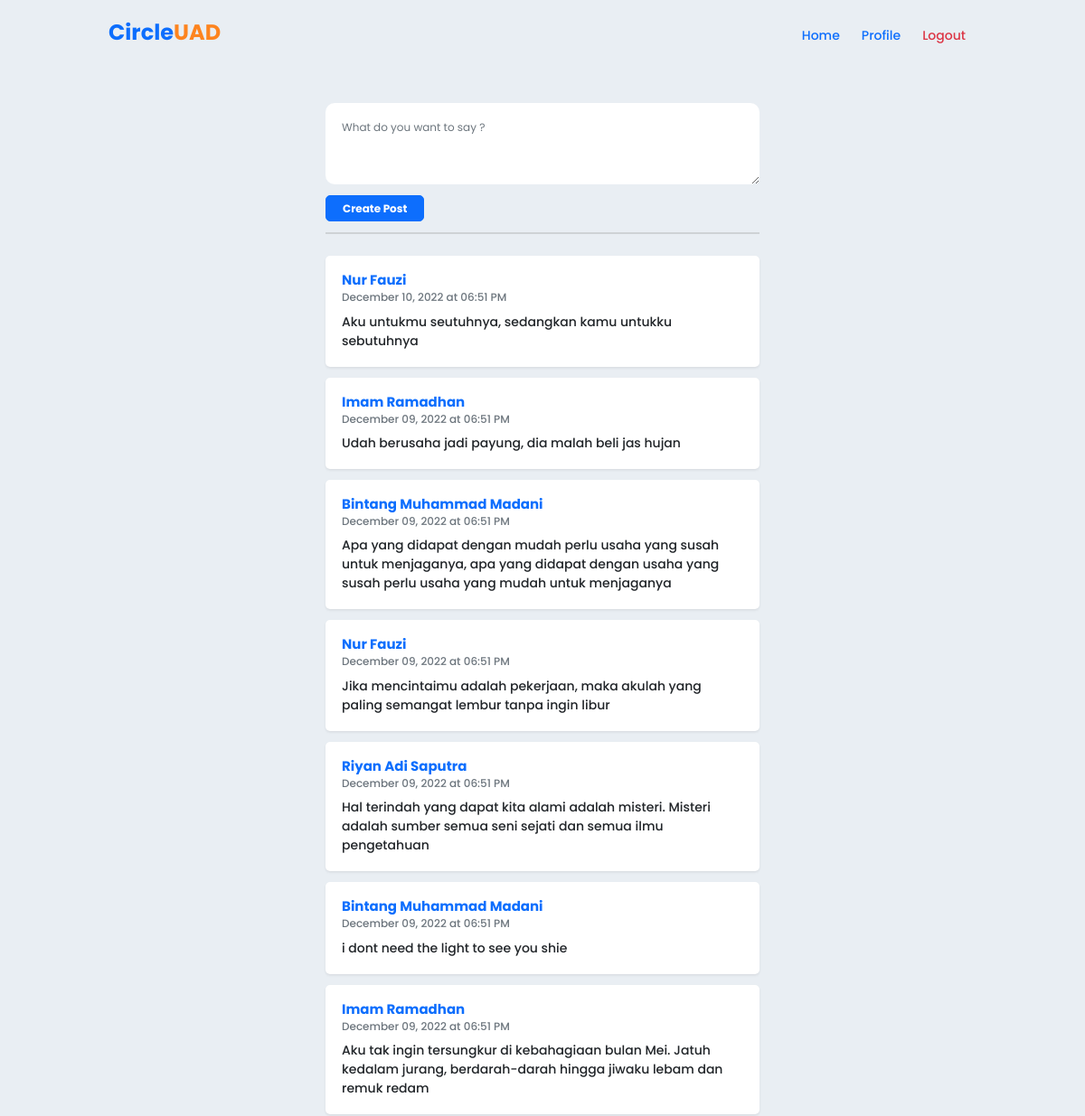
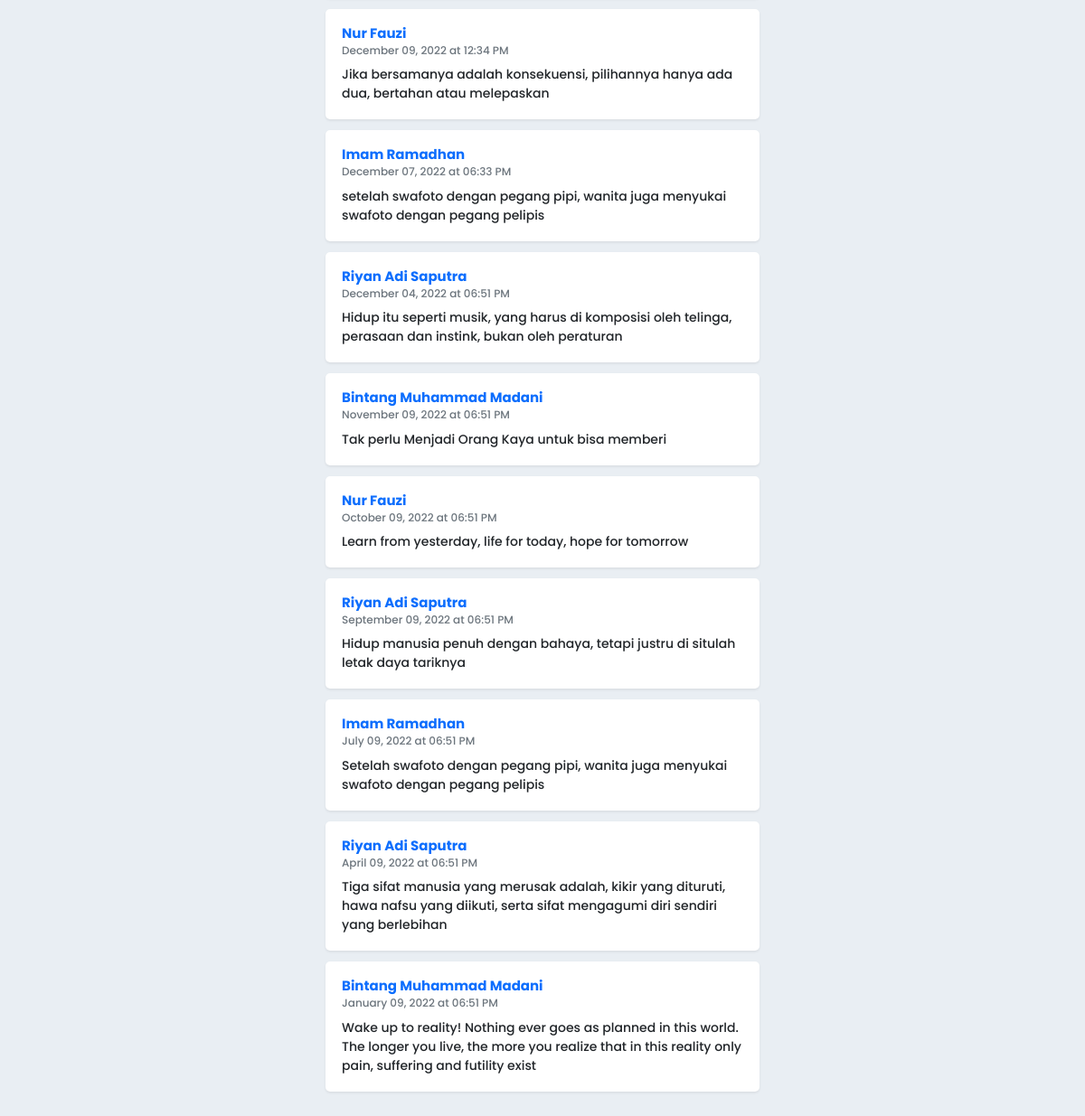
/index.php (signed in), run on the app's committed database (2 pictures, top to bottom).
### tables this page shows
CREATE TABLE `timeline` (
  `id_timeline` int NOT NULL,
  `message` text NOT NULL,
  `created_at` datetime NOT NULL,
  `id_user` int NOT NULL
);

CREATE TABLE `users` (
  `id_user` int NOT NULL,
  `firstname` varchar(50) NOT NULL,
  `lastname` varchar(50) NOT NULL,
  `email` varchar(255) NOT NULL,
  `password` varchar(255) NOT NULL,
  `role` enum('admin','client') NOT NULL DEFAULT 'client'
);

### functions/timeline.php (called while the page is built, shortened)
<?php
function get_all_message()
{
    global $link;
    $query = "SELECT timeline.*, users.* FROM timeline INNER JOIN users ON timeline.id_user = users.id_user order by created_at DESC";
    $result = mysqli_query($link, $query);
    return $result;
}

### index.php (the view, shortened to what this page needs)
<?php
$timeline = get_all_message();
require_once "view/header.php";
?>
<div class="d-flex justify-content-center mx-auto mt-5 mb-2">
    <div class="mx-3" style="width: 50%">
        <form action="index-validation.php" method="post">
            <textarea class="form-control p-4" aria-label="With textarea" name="timeline" placeholder="What do you want to say ?" style="height: 90px; border:none; border-radius :10px;"></textarea>
            <div class="d-flex justify-content-start">
                <input class="btn btn-primary fw-bold px-4 mt-3" name="submit" type="submit" value="Create Post">
            </div>
            <hr style="border: 1px solid grey">
        </form>
    </div>
</div>
<div style="padding-bottom: 7em">
    <?php
    if (mysqli_num_rows($timeline) > 0) {
        while ($result = mysqli_fetch_array($timeline)) {
            $date       = strtotime($result['created_at']);
            $realdate   = date('F d, Y', $date);
            $realtime   = date("h:i A", $date);
            $firstname  = $result['firstname'];
            $lastname   = $result['lastname'];
            $message    = $result['message'];
    ?>
            <div class="d-flex justify-content-center mx-auto mt-3">
                <div class="card mx-3 p-2 shadow-sm message">
                    <div class="card-body">
                        <h5 class="card-title fw-bold text-primary"><?= $firstname . ' ' . $lastname ?></h5>
                        <h6 class="card-subtitle mb-2 text-muted"><?= $realdate . ' at ' . $realtime ?></h6>
                        <p class="card-text pt-1" style="font-size: 14px;"><?= $message ?></p>
                    </div>
                </div>
            </div>
        <?php } ?>
    <?php } ?>
</div>
<?php require_once "view/footer.php"; ?>

### assets/css/style.css (style rules this page uses)
body, html { font-family: 'Poppins', sans-serif; font-size: 12px; background-color: #e9eef3; height: 100%; font-weight: 500; }
.btn { border-radius: 5px; }
.message { width: 50%; border-radius: 5px; border: none; }

### data on the page
timeline: id_user.firstname "Nur", id_user.lastname "Fauzi", created_at "December 10, 2022", created_at "06:51 PM", message "Aku untukmu seutuhnya, sedangkan kamu untukku sebutuhnya"
timeline: id_user.firstname "Imam", id_user.lastname "Ramadhan", created_at "December 09, 2022", created_at "06:51 PM", message "Udah berusaha jadi payung, dia malah beli jas hujan"
timeline: id_user.firstname "Bintang Muhammad", id_user.lastname "Madani", created_at "December 09, 2022", created_at "06:51 PM", message "Apa yang didapat dengan mudah perlu usaha yang susah untuk menjaganya, apa yang didapat dengan usaha yang susah perlu usaha yang mudah untuk menjaganya"
timeline: id_user.firstname "Nur", id_user.lastname "Fauzi", created_at "December 09, 2022", created_at "06:51 PM", message "Jika mencintaimu adalah pekerjaan, maka akulah yang paling semangat lembur tanpa ingin libur"
timeline: id_user.firstname "Riyan Adi", id_user.lastname "Saputra", created_at "December 09, 2022", created_at "06:51 PM", message "Hal terindah yang dapat kita alami adalah misteri. Misteri adalah sumber semua seni sejati dan semua ilmu pengetahuan"
timeline: id_user.firstname "Bintang Muhammad", id_user.lastname "Madani", created_at "December 09, 2022", created_at "06:51 PM", message "i dont need the light to see you shie"
timeline: id_user.firstname "Imam", id_user.lastname "Ramadhan", created_at "December 09, 2022", created_at "06:51 PM", message "Aku tak ingin tersungkur di kebahagiaan bulan Mei. Jatuh kedalam jurang, berdarah-darah hingga jiwaku lebam dan remuk redam"
timeline: id_user.firstname "Nur", id_user.lastname "Fauzi", created_at "December 09, 2022", created_at "12:34 PM", message "Jika bersamanya adalah konsekuensi, pilihannya hanya ada dua, bertahan atau melepaskan"
timeline: id_user.firstname "Imam", id_user.lastname "Ramadhan", created_at "December 07, 2022", created_at "06:33 PM", message "setelah swafoto dengan pegang pipi, wanita juga menyukai swafoto dengan pegang pelipis"
timeline: id_user.firstname "Riyan Adi", id_user.lastname "Saputra", created_at "December 04, 2022", created_at "06:51 PM", message "Hidup itu seperti musik, yang harus di komposisi oleh telinga, perasaan dan instink, bukan oleh peraturan"
timeline: id_user.firstname "Bintang Muhammad", id_user.lastname "Madani", created_at "November 09, 2022", created_at "06:51 PM", message "Tak perlu Menjadi Orang Kaya untuk bisa memberi"
timeline: id_user.firstname "Nur", id_user.lastname "Fauzi", created_at "October 09, 2022", created_at "06:51 PM", message "Learn from yesterday, life for today, hope for tomorrow"
timeline: id_user.firstname "Riyan Adi", id_user.lastname "Saputra", created_at "September 09, 2022", created_at "06:51 PM", message "Hidup manusia penuh dengan bahaya, tetapi justru di situlah letak daya tariknya"
timeline: id_user.firstname "Imam", id_user.lastname "Ramadhan", created_at "July 09, 2022", created_at "06:51 PM", message "Setelah swafoto dengan pegang pipi, wanita juga menyukai swafoto dengan pegang pelipis"
timeline: id_user.firstname "Riyan Adi", id_user.lastname "Saputra", created_at "April 09, 2022", created_at "06:51 PM", message "Tiga sifat manusia yang merusak adalah, kikir yang dituruti, hawa nafsu yang diikuti, serta sifat mengagumi diri sendiri yang berlebihan"
timeline: id_user.firstname "Bintang Muhammad", id_user.lastname "Madani", created_at "January 09, 2022", created_at "06:51 PM", message "Wake up to reality! Nothing ever goes as planned in this world. The longer you live, the more you realize that in this reality only pain, suffering and futility exist"
